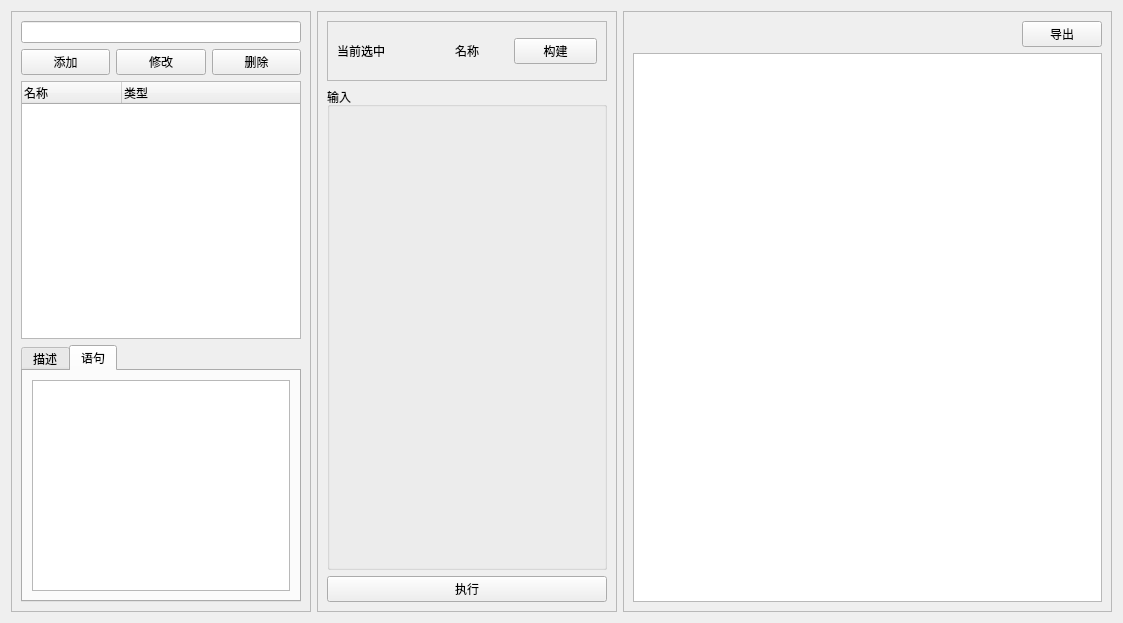
<?xml version="1.0" encoding="UTF-8"?>
<ui version="4.0">
 <class>QueryForm</class>
 <widget class="QWidget" name="QueryForm">
  <property name="geometry">
   <rect>
    <x>0</x>
    <y>0</y>
    <width>1123</width>
    <height>623</height>
   </rect>
  </property>
  <property name="windowTitle">
   <string>Form</string>
  </property>
  <layout class="QHBoxLayout" name="horizontalLayout">
   <item>
    <widget class="QFrame" name="frame">
     <property name="minimumSize">
      <size>
       <width>300</width>
       <height>0</height>
      </size>
     </property>
     <property name="maximumSize">
      <size>
       <width>250</width>
       <height>16777215</height>
      </size>
     </property>
     <property name="frameShape">
      <enum>QFrame::Shape::StyledPanel</enum>
     </property>
     <property name="frameShadow">
      <enum>QFrame::Shadow::Raised</enum>
     </property>
     <layout class="QVBoxLayout" name="verticalLayout">
      <item>
       <widget class="QLineEdit" name="lineEditSelect"/>
      </item>
      <item>
       <layout class="QHBoxLayout" name="horizontalLayout_2">
        <item>
         <widget class="QPushButton" name="pushButtonAdd">
          <property name="text">
           <string>添加</string>
          </property>
         </widget>
        </item>
        <item>
         <widget class="QPushButton" name="pushButtonUpdate">
          <property name="text">
           <string>修改</string>
          </property>
         </widget>
        </item>
        <item>
         <widget class="QPushButton" name="pushButtonDelete">
          <property name="text">
           <string>删除</string>
          </property>
         </widget>
        </item>
       </layout>
      </item>
      <item>
       <widget class="QTreeWidget" name="treeWidget">
        <column>
         <property name="text">
          <string>名称</string>
         </property>
        </column>
        <column>
         <property name="text">
          <string>类型</string>
         </property>
        </column>
       </widget>
      </item>
      <item>
       <widget class="QTabWidget" name="tabWidget">
        <property name="currentIndex">
         <number>1</number>
        </property>
        <widget class="QWidget" name="Tab">
         <attribute name="title">
          <string>描述</string>
         </attribute>
         <layout class="QVBoxLayout" name="verticalLayout_4">
          <item>
           <widget class="QPlainTextEdit" name="plainTextEditDesc"/>
          </item>
         </layout>
        </widget>
        <widget class="QWidget" name="tab_2">
         <attribute name="title">
          <string>语句</string>
         </attribute>
         <layout class="QVBoxLayout" name="verticalLayout_5">
          <item>
           <widget class="QPlainTextEdit" name="plainTextEditSql"/>
          </item>
         </layout>
        </widget>
       </widget>
      </item>
     </layout>
    </widget>
   </item>
   <item>
    <widget class="QFrame" name="frame_2">
     <property name="minimumSize">
      <size>
       <width>300</width>
       <height>0</height>
      </size>
     </property>
     <property name="maximumSize">
      <size>
       <width>300</width>
       <height>16777215</height>
      </size>
     </property>
     <property name="frameShape">
      <enum>QFrame::Shape::StyledPanel</enum>
     </property>
     <property name="frameShadow">
      <enum>QFrame::Shadow::Raised</enum>
     </property>
     <layout class="QVBoxLayout" name="verticalLayout_2">
      <item>
       <widget class="QFrame" name="frame_4">
        <property name="maximumSize">
         <size>
          <width>16777215</width>
          <height>60</height>
         </size>
        </property>
        <property name="frameShape">
         <enum>QFrame::Shape::StyledPanel</enum>
        </property>
        <property name="frameShadow">
         <enum>QFrame::Shadow::Raised</enum>
        </property>
        <layout class="QHBoxLayout" name="horizontalLayout_4">
         <item>
          <widget class="QLabel" name="label_3">
           <property name="text">
            <string>当前选中</string>
           </property>
          </widget>
         </item>
         <item>
          <widget class="QLabel" name="labelName">
           <property name="maximumSize">
            <size>
             <width>16777215</width>
             <height>80</height>
            </size>
           </property>
           <property name="text">
            <string>名称</string>
           </property>
           <property name="alignment">
            <set>Qt::AlignmentFlag::AlignCenter</set>
           </property>
          </widget>
         </item>
         <item>
          <widget class="QPushButton" name="pushButtoBuild">
           <property name="text">
            <string>构建</string>
           </property>
          </widget>
         </item>
        </layout>
       </widget>
      </item>
      <item>
       <widget class="QGroupBox" name="groupBox">
        <property name="title">
         <string>输入</string>
        </property>
       </widget>
      </item>
      <item>
       <widget class="QPushButton" name="pushButtonExecute">
        <property name="text">
         <string>执行</string>
        </property>
       </widget>
      </item>
     </layout>
    </widget>
   </item>
   <item>
    <widget class="QFrame" name="frame_3">
     <property name="frameShape">
      <enum>QFrame::Shape::StyledPanel</enum>
     </property>
     <property name="frameShadow">
      <enum>QFrame::Shadow::Raised</enum>
     </property>
     <layout class="QVBoxLayout" name="verticalLayout_3">
      <item>
       <layout class="QHBoxLayout" name="horizontalLayout_3">
        <item>
         <spacer name="horizontalSpacer">
          <property name="orientation">
           <enum>Qt::Orientation::Horizontal</enum>
          </property>
          <property name="sizeHint" stdset="0">
           <size>
            <width>40</width>
            <height>20</height>
           </size>
          </property>
         </spacer>
        </item>
        <item>
         <widget class="QPushButton" name="pushButtonExport">
          <property name="text">
           <string>导出</string>
          </property>
         </widget>
        </item>
       </layout>
      </item>
      <item>
       <widget class="QTableView" name="tableView"/>
      </item>
     </layout>
    </widget>
   </item>
  </layout>
 </widget>
 <resources/>
 <connections/>
</ui>
